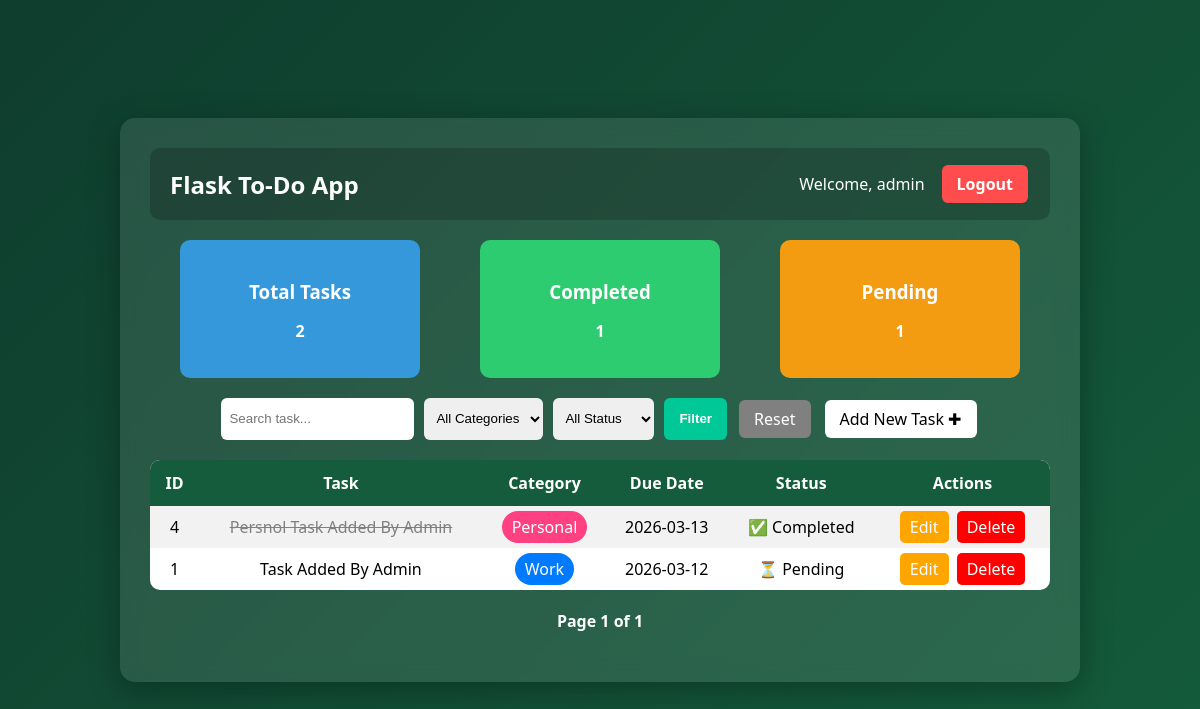
The page / (signed in) on the database as committed earlier.
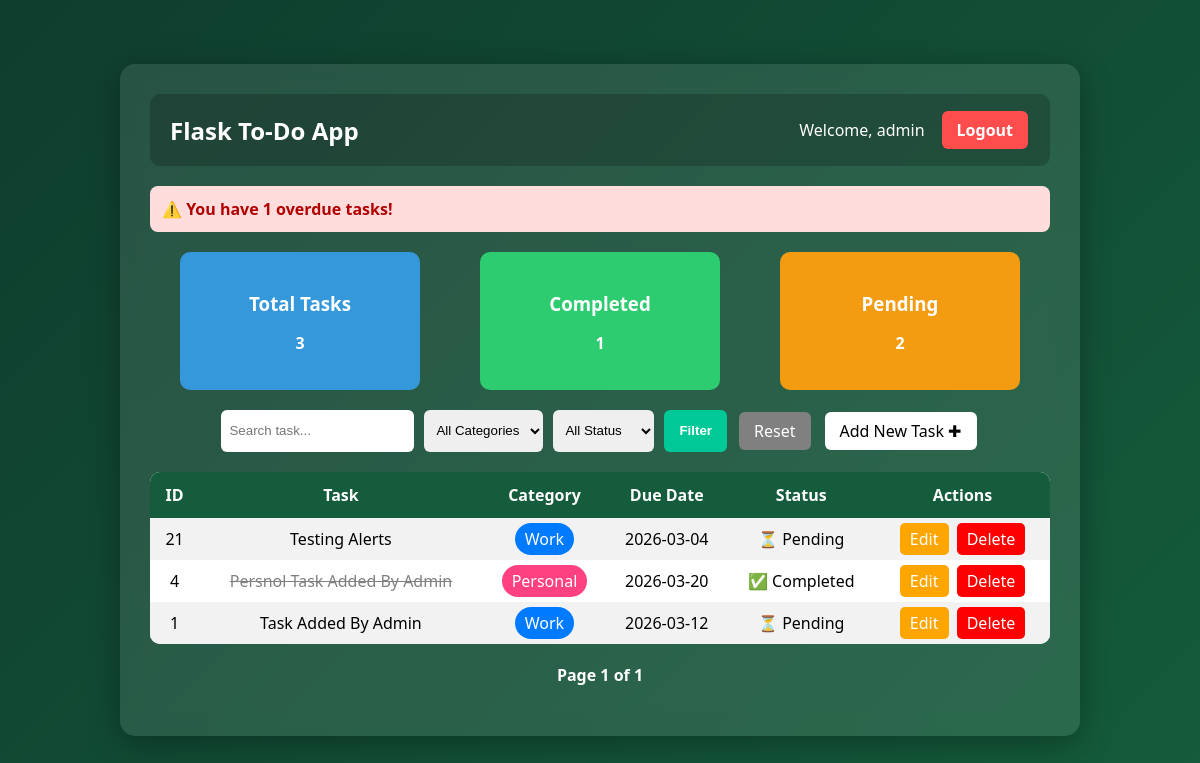
The same page on the database as committed later.
### app.py (models this page shows)
class Todo(db.Model):
    id = db.Column(db.Integer, primary_key=True)
    title = db.Column(db.String(200), nullable=False)
    category = db.Column(db.String(50), nullable=False)  # Work / Personal
    due_date = db.Column(db.Date, nullable=False)
    completed = db.Column(db.Boolean, default=False)
    user_id = db.Column(db.Integer, db.ForeignKey('user.id'), nullable=False)

### app.py (the view)
@app.route('/')
@login_required
def index():
    page = request.args.get('page', 1, type=int)
    category = request.args.get('category')
    status = request.args.get('status')
    search = request.args.get('search')
    query = Todo.query.filter_by(user_id=current_user.id)
    if category and category != "All":
        query = query.filter(Todo.category == category)
    if status == "Completed":
        query = query.filter(Todo.completed == True)
    elif status == "Pending":
        query = query.filter(Todo.completed == False)
    if search:
        query = query.filter(Todo.title.ilike(f"%{search}%"))
    pagination = query.order_by(Todo.id.desc()).paginate(
        page=page,
        per_page=5
    )
    tasks = pagination.items
    total_tasks = Todo.query.filter_by(user_id=current_user.id).count()
    completed_tasks = Todo.query.filter_by(user_id=current_user.id, completed=True).count()
    pending_tasks = Todo.query.filter_by(user_id=current_user.id, completed=False).count()
    today = date.today()
    overdue_count = 0
    for task in tasks:
        if task.due_date and task.due_date < today and task.completed != "Completed":
            overdue_count += 1
    return render_template(
        'index.html',
        tasks=tasks,
        pagination=pagination,
        total_tasks=total_tasks,
        completed_tasks=completed_tasks,
        pending_tasks=pending_tasks,
        overdue_count=overdue_count
    )

### app.py (called while the page is built)
@login_manager.user_loader
def load_user(user_id):
    return User.query.get(int(user_id))

### templates/index.html (shortened to what this page needs)
{% extends 'base.html' %}
{% block content %}
{% if overdue_count > 0 %}
<div class="alert">
⚠️ You have {{ overdue_count }} overdue tasks!
</div>
{% endif %}
<div class="dashboard">
    <div class="card total">
        <h3>Total Tasks</h3>
        <p>{{ total_tasks }}</p>
    </div>
    <div class="card completed">
        <h3>Completed</h3>
        <p>{{ completed_tasks }}</p>
    </div>
    <div class="card pending">
        <h3>Pending</h3>
        <p>{{ pending_tasks }}</p>
    </div>
</div>
<form method="GET" class="filter-form">
    <input type="text" name="search" placeholder="Search task..."
           value="{{ request.args.get('search', '') }}">
    <select name="category">
        <option value="All">All Categories</option>
    </select>
    <select name="status">
        <option value="">All Status</option>
    </select>
    <button type="submit">Filter</button>
    <a href="{{ url_for('index') }}" class="reset-btn">Reset</a>
    <a href="{{ url_for('add_task') }}" class="add-btn">Add New Task ✚</a>
</form>
<table>
    <tr>
        <th>ID</th>
        <th>Task</th>
        <th>Category</th>
        <th>Due Date</th>
        <th>Status</th>
        <th>Actions</th>
    </tr>
    {% for task in tasks %}
    <tr>
    <td>{{ task.id }}</td>
    <td class="{% if task.completed %}completed-task{% endif %}">
        {{ task.title }}
    </td>
    <td>
        {% if task.category == "Work" %}
            <span class="work">Work</span>
        {% else %}
            <span class="personal">Personal</span>
        {% endif %}
    </td>
    <td>{{ task.due_date }}</td>
    <td>
        {% if task.completed %}
            ✅ Completed
        {% else %}
            ⏳ Pending
        {% endif %}
    </td>
    <td>
        <a href="/edit/{{ task.id }}">Edit</a>
        <a href="/delete/{{ task.id }}">Delete</a>
    </td>
</tr>
    {% endfor %}
</table>
<div class="pagination">
    <span>
        Page {{ pagination.page }} of {{ pagination.pages }}
    </span>
</div>
{% endblock %}

Rows that differ between the two databases and show on the page:
added Todo: id "21", title "Testing Alerts", category "Work", due_date "2026-03-04", completed "⏳ Pending"
changed Todo "Persnol Task Added By Admin": due_date "2026-03-13" → "2026-03-20"
Other text that changed with them:
{{ overdue_count }}: (not shown) → "1"
{{ total_tasks }}: "2" → "3"
{{ pending_tasks }}: "1" → "2"
text now shown: "⚠️ You have overdue tasks!"
